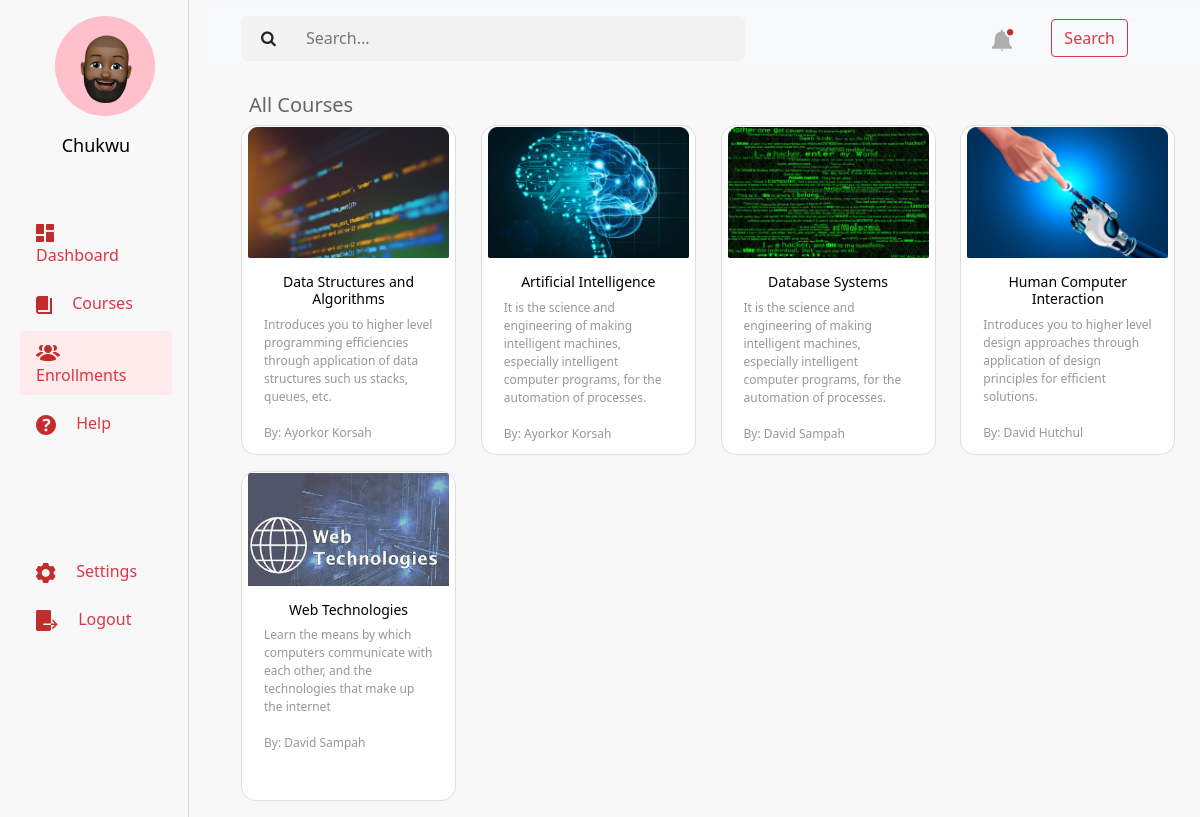
Page /Enrollments.php (signed in) on the committed database.
### tables this page shows
CREATE TABLE Courses(
	Course_id INT NOT NULL AUTO_INCREMENT,
    Course_name VARCHAR(100) NOT NULL,
    Course_desc TEXT NOT NULL,
    Course_lecturer INT NOT NULL,
    Course_image VARCHAR(100),
    PRIMARY KEY(Course_id),
    FOREIGN KEY(Course_lecturer) REFERENCES Lecturers(Lecturer_id)
);

CREATE TABLE Lecturers(
	Lecturer_id INT NOT NULL AUTO_INCREMENT,
    Fname VARCHAR(60) NOT NULL,
    Lname VARCHAR(60) NOT NULL,
    Email VARCHAR(100) NOT NULL, 
    Department INT NOT NULL,
    PRIMARY KEY(Lecturer_id),
    FOREIGN KEY(Department) REFERENCES Departments(Dept_id)
);

### sqlcontroller.php (called while the page is built, shortened)
<?php
    require "CRUD.php";
    function getCourses() {
        $crud = new CRUD;
        $request = $crud->getCourses();
        if($request){
            $posts = array();
            while($record = $crud->fetch()){
                $posts[] = $record;
            }
            return $posts;
        }else{
            return false;
        }
    }
?>

### CRUD.php (called while the page is built, shortened)
<?php
    require "database_connection.php";
    class CRUD extends Database{
        function getCourses() {
            $sql = "SELECT c.Course_id ,c.Course_name, c.Course_desc, c.Course_image, l.Fname, l.Lname
            FROM Courses c
            INNER JOIN Lecturers l
            WHERE c.Course_lecturer = l.Lecturer_id";
            return $this->run_query($sql);
        }
    }
?>

### database_connection.php (called while the page is built, shortened)
<?php
    class Database {
        public $database;
        public $result;
        function db_connect() {
            $this->database = mysqli_connect(servername, username, password, database);
            if(mysqli_connect_errno())
                return false;
            else
                return true;
        }
        function run_query($query) {
            $this->result = mysqli_query($this->database, $query);
            if($this->result == false)
                return false;
            else
                return true;
        }
        function fetch() {
            return mysqli_fetch_assoc($this->result);
        }
    }
?>

### Enrollments.php (the view, shortened to what this page needs)
<?php
    include "sqlcontroller.php";
    $courses = getCourses();
?>
<!DOCTYPE html>
<html lang="en">
<head>
    <link href="https://cdn.jsdelivr.net/npm/bootstrap@5.1.3/dist/css/bootstrap.min.css" rel="stylesheet"
>
    <link href="https://cdnjs.cloudflare.com/ajax/libs/font-awesome/4.7.0/css/font-awesome.css" rel="stylesheet"/>
    <link href="styling/sidebarstyles.css" rel="stylesheet">
    <link href="styling/mainstyles.css" rel="stylesheet">
</head>
<body>
<div class="row">
    <div class="nav flex-column flex-shrink-0 p-3 text-black mx-3"
         style="width: 185px; background-color: #F8F8F8; border-right: 1px solid #D7D7D7;">
          <span class="fs-4 mb-2">
              <img class="usericon mb-3" src="courseware-assets/usericon2.png" alt="usericon">
              <div class="username"><?php echo $_SESSION["username"]?></div>
            </span>
        <ul class="nav nav-pills flex-column mb-auto mt-5">
            <li class="nav-item">
                <a href="index.php" class="nav-link text-danger mb-2 pt-1" aria-current="page">
                    <img class="me-3" src="courseware-assets/dashboard-icon.svg">
                    Dashboard
                </a>
            </li>
            <li>
                <a href="Coursespage.php" class="nav-link text-danger mb-2">
                    <img class="me-3" src="courseware-assets/courses-icon.svg">
                    Courses
                </a>
            </li>
            <li>
                <a href="#" class="nav-link active text-danger mb-2" style="background-color: #FFEBEB;">
                    <img class="me-2" src="courseware-assets/forum-icon.svg">
                    Enrollments
                </a>
            </li>
            <li class="">
                <a href="#" class="nav-link text-danger mb-2">
                    <img class="me-3" src="courseware-assets/help-icon.svg">
                    Help
                </a>
            </li>
            <li class="spacedsideicon">
                <a href="#" class="nav-link text-danger mb-2">
                    <img class="me-3" src="courseware-assets/settings-icon.svg">
                    Settings
                </a>
            </li>
            <li>
                <a href="Enrollments.php?logout='1'" class="nav-link text-danger mb-2">
                    <img class="me-3" src="courseware-assets/logout-icon.svg">
                    Logout
                </a>
            </li>
        </ul>
    </div>
    <div id="mainpage" class="col mt-2">
        <div class="row mb-4">
            <nav class="navbar navbar-light bg-light">
                <div class="container-fluid">
                    <form class="d-flex">
                        <label class="form-control me-2"
                               style="background-color: #F2F2F2;border-radius: 7px;border: none; width: 504px; height: 45px;">
                            <i class="fa fa-search me-3 pt-2 p-lg-2"></i>
                            <input class="me-2" type="search" placeholder="Search..."
                                   style="border: none; outline: none; background-color: transparent;">
                        </label>
                    </form>
                    <div class="row">
                        <div class="col">
                            <div class="dropdown">
                                <button class="btn" type="button" id="dropdownMenuButton1" data-bs-toggle="dropdown"
                                        aria-expanded="false" style="outline: none;">
                                    <img src="courseware-assets/notification-bell-active.svg">
                                </button>
                            </div>
                        </div>
                        <div class="col">
                            <button class="btn btn-outline-danger me-5" type="submit">Search</button>
                        </div>
                    </div>
                </div>
            </nav>
        </div>
        <div class="container">
            <h5 class="ms-2 titlecard">All Courses</h5>
            <div class="row">
                <?php
                foreach ($courses as $key => $value)
                {
                echo '
                    <div class="col">
                        <div class="card mb-3 cardsize" style="text-decoration: none;">
                        <button type="button" data-bs-toggle="modal" style="background-color: transparent; border:none; margin:none; padding:none;" data-bs-target="#exampleModal" data-bs-whatever=' .$value["Course_id"] .' data-bs-whatever2='.$_SESSION["id"] .'>
                            <a href="#" class="coursess" style="text-decoration: none; color: initial;">
                                <img src='. $value["Course_image"].' class="card-img-top" style="width: 100%;" alt=' . $value["Course_name"] .'>
                                <div class="card-body">
                                    <h5 class="card-title coursetitle">' . $value["Course_name"] . '</h5>
                                    <p class="card-text coursecontent" style="text-align: initial;">' . $value["Course_desc"] . '<br><br>By: ' . $value["Fname"] .' ' . $value["Lname"] .'</p>
                                </div>
                            </a>
                        </button>
                        </div>
                    </div> ';
                }
                ?>
            </div>
        </div>
    </div>
</div>
</body>
</html>

### styling/sidebarstyles.css (style rules this page uses)
body { background-color: #F8F8F8; }
.usericon { background-color: pink; border-radius: 50px; margin-left: 35px; }
.username { font-size: 18px; text-align: center; }
.spacedsideicon { padding-top: 100px; }

### styling/mainstyles.css (style rules this page uses)
.titlecard { color: #656565; }
.coursetitle { font-size: 14px; font-weight: 500; }
.coursecontent { color: #979797; font-size: 12px; }
.cardsize { height: 330px; width: 215px; border-radius: 15px; text-decoration: none; }
.coursess { text-decoration: none; color: initial; }

### rows in the picture
courses: Course_image (picture), Course_name "Data Structures and Algorithms", Course_desc "Introduces you to higher level programming efficiencies through application of data structures such us stacks, queues, etc.", Course_lecturer.Fname "Ayorkor", Course_lecturer.Lname "Korsah"
courses: Course_image (picture), Course_name "Artificial Intelligence", Course_desc "It is the science and engineering of making intelligent machines, especially intelligent computer programs, for the automation of processes.", Course_lecturer.Fname "Ayorkor", Course_lecturer.Lname "Korsah"
courses: Course_image (picture), Course_name "Database Systems", Course_desc "It is the science and engineering of making intelligent machines, especially intelligent computer programs, for the automation of processes.", Course_lecturer.Fname "David", Course_lecturer.Lname "Sampah"
courses: Course_image (picture), Course_name "Human Computer Interaction", Course_desc "Introduces you to higher level design approaches through application of design principles for efficient solutions.", Course_lecturer.Fname "David", Course_lecturer.Lname "Hutchul"
courses: Course_image (picture), Course_name "Web Technologies", Course_desc "Learn the means by which computers communicate with each other, and the technologies that make up the internet", Course_lecturer.Fname "David", Course_lecturer.Lname "Sampah"

### other values in the picture
$_SESSION["username"] "Chukwu"
